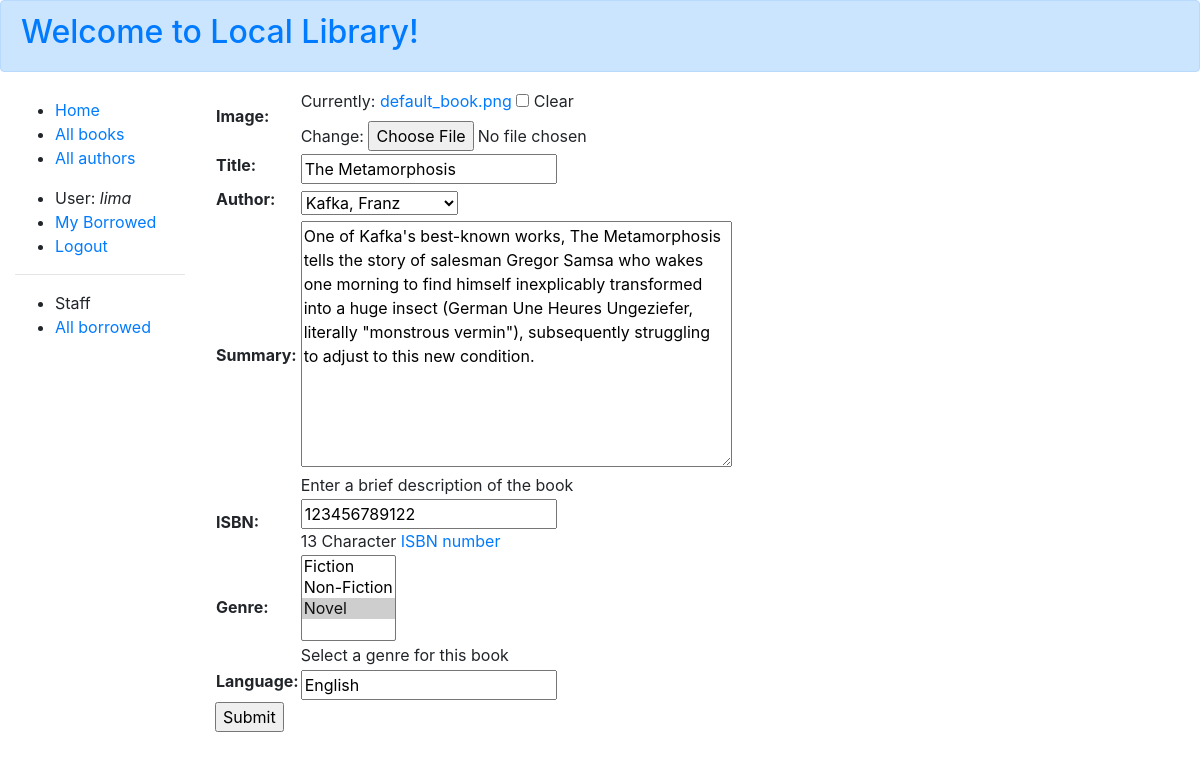
The page /catalog/book/2/update/ (signed in) on the database as committed earlier.
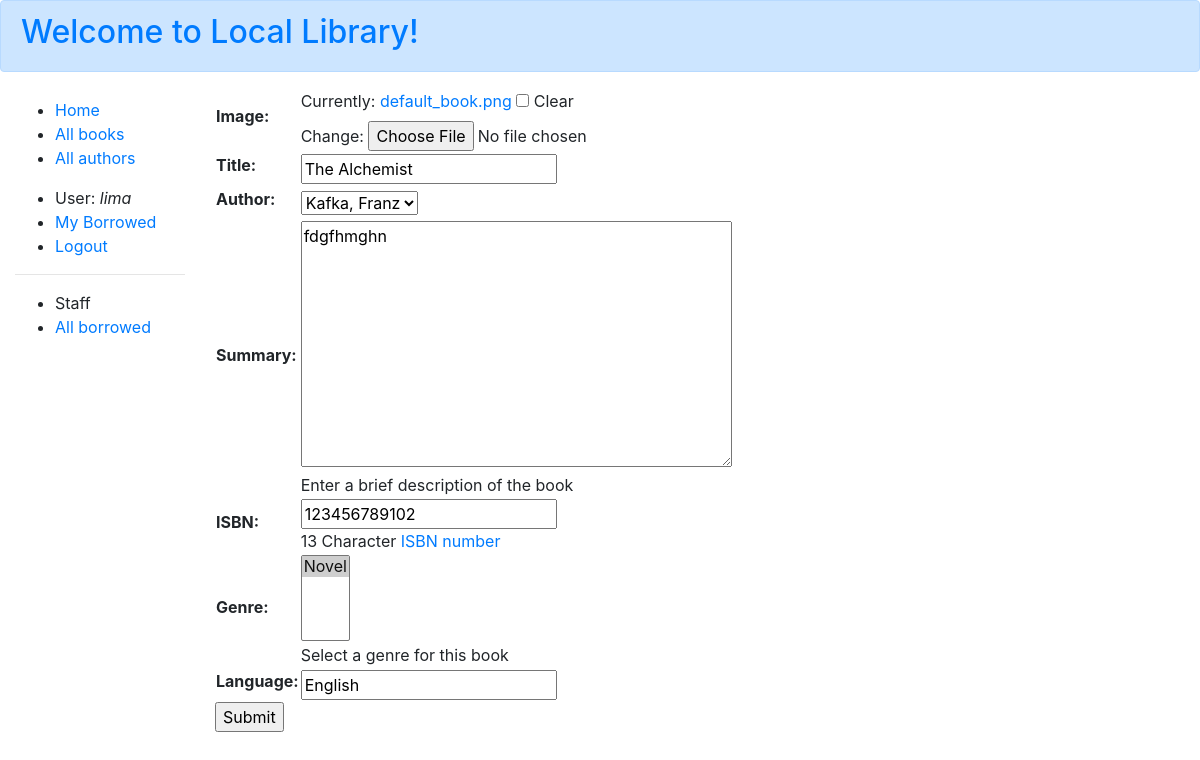
The same page on the database as committed later.
### catalog/models.py (models this page shows, shortened)
class Book(models.Model):
    image = models.ImageField(null=True, blank=True, default='default_book.png')
    title = models.CharField(max_length=200)
    author = models.ForeignKey('Author', on_delete=models.SET_NULL, null=True)
    summary = models.TextField(
        max_length=1000, help_text="Enter a brief description of the book")
    isbn = models.CharField('ISBN', max_length=13,
                            unique=True,
                            help_text='13 Character <a href="https://www.isbn-international.org/content/what-isbn'
                                      '">ISBN number</a>')
    genre = models.ManyToManyField(
        Genre, help_text="Select a genre for this book")
    language = models.CharField(max_length=200, null=True, blank=True)
    class Meta:
        ordering = ['title', 'author']
    def display_genre(self):
        """Creates a string for the Genre. This is required to display genre in Admin."""
        return ', '.join([genre.name for genre in self.genre.all()[:3]])
    display_genre.short_description = 'Genre'

### catalog/views.py (the view)
# urls.py: path('book/<int:pk>/update/', views.BookUpdate.as_view(), name='book-update'),
class BookUpdate(PermissionRequiredMixin, UpdateView):
    model = Book
    fields = ['image', 'title', 'author', 'summary', 'isbn', 'genre', 'language']
    permission_required = 'catalog.can_mark_returned'

### catalog/models.py (called while the page is built)
    def __str__(self):
        return self.name

    def __str__(self):
        return '{0}, {1}'.format(self.last_name, self.first_name)

### catalog/templates/catalog/book_form.html (shortened to what this page needs)
{% extends "base_generic.html" %}
{% block content %}
<form action="" method="post">
    <table>
        {{ form.as_table }}
    </table>
    <input type="submit" value="Submit" />
</form>
{% endblock %}

Rows that differ between the two databases and show on the page:
changed Book "Kafka, Franz": title "The Metamorphosis" → "The Alchemist"; summary "One of Kafka's best-known works, The Metamorphosis tells the story of salesman Gregor Samsa who wakes one morning to find himself inexplicably transformed into a huge insect (German Une Heures Ungeziefer, literally \"monstrous vermin\"), subsequently struggling to adjust to this new condition." → "fdgfhmghn"; isbn "123456789122" → "123456789102"
Other text that changed with them:
form field genre: "Fiction / Non-Fiction / Novel ☑" → "Novel ☑"
